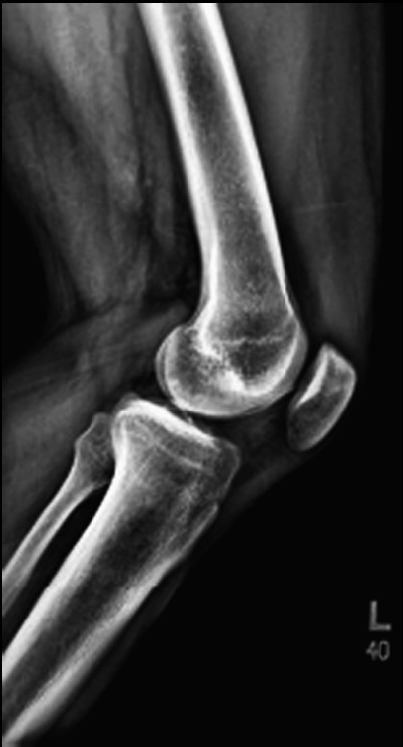
%> input picture pl8/knee.tiff, 403 x 747 px
$ octave avaliacao.m   (GNU Octave 9; MATLAB toolbox functions it lacks are replaced by stand-ins)
%> lines starting %> are read from the running program, lines starting %| are printed output that depends on the picture; in (x1, y1, x2, y2) boxes, pixels count from 0 and x2, y2 are one past the last pixel; in counts of white or black regions, pixels touching at a corner belong together; the program's own positions count from 1
clear all; close all;

I= im2double(rgb2gray(imread('knee.tiff')));
%> I: size 747x403 double; min 0, max 1, mean 0.212

BW=~imbinarize(I,graythresh(I)); % Threshold and invert original image.
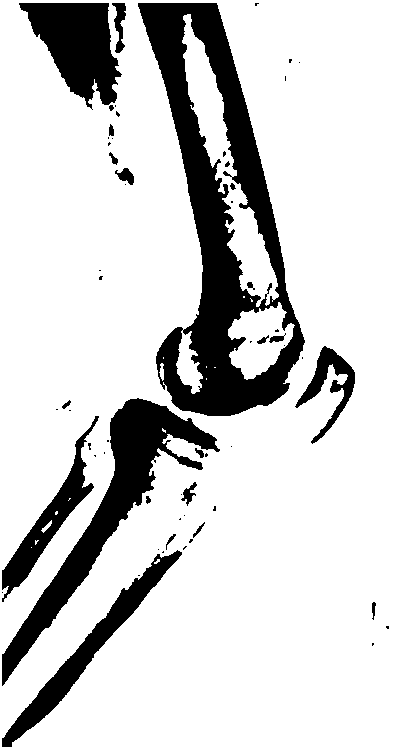
%> BW: size 747x403 logical; 82.1% white; 61 black regions (39 under 20 px), largest, box (x1, y1, x2, y2) and area: (138, 3, 305, 416) 25678, (2, 398, 220, 686) 10702, (19, 3, 122, 110) 6221
% e negado para que a regiao de interesse fique a branco - pois os comandos
% imclose e imopen são sensiveis às regiões brancas.

%% Erode+Dilate=Open
% Abertura da imagem
SE1=strel('disk',4);           % Define uma estrutura SE1 --> JULGO QUE O DISCO
%NAO SE ADEQUA ÀS ESTRUTURAS A FECHAR E/OU ABRIR
BW1=imerode(BW,SE1);           % Opening operation: erode image first,
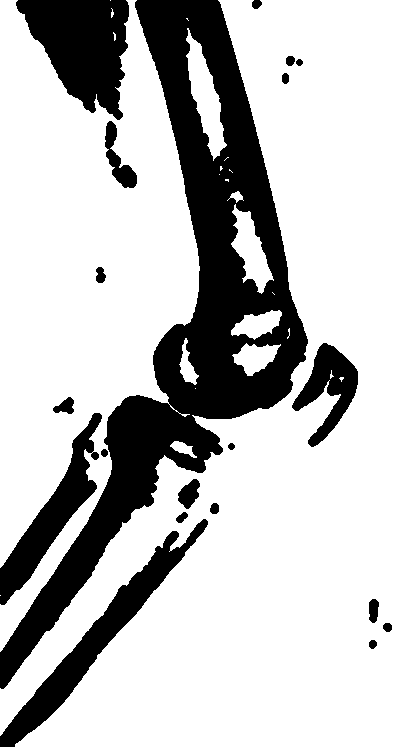
%> BW1: size 747x403 logical; 75.6% white; 20 black regions, largest, box (x1, y1, x2, y2) and area: (0, 0, 308, 689) 47775, (16, 0, 129, 120) 8438, (0, 519, 208, 747) 6880
BW2=imdilate(BW1,SE1);         % then dilate
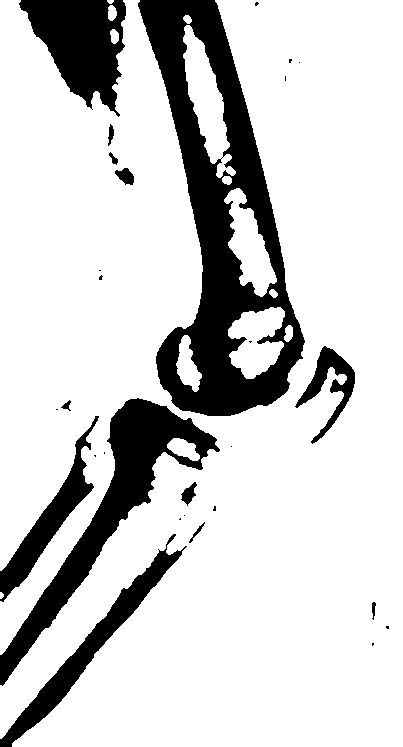
%> BW2: size 747x403 logical; 81.3% white; 29 black regions (16 under 20 px), largest, box (x1, y1, x2, y2) and area: (138, 0, 305, 416) 27142, (0, 398, 220, 686) 11141, (19, 0, 126, 117) 7175

% para realizar o mesmo procedimento podemos apenas usar o imopen
IM1=imopen(BW,SE1);

figure('Name', 'Open, Disk');
subplot(2,3,1); imshow(I);
title('Original Image','FontSize',12);

subplot(2,3,2); imshow(~BW); %yes, faz a negação da negação --> imagem nao invertida neste caso
title('Original Thresholded','FontSize',12);

subplot(2,3,3); imshow(BW); %BW corresponde a uma negação, daí dizer-se invertida
title('Original Thresholded Inverted','FontSize',12);

subplot(2,3,4); imshow(BW1);
title('Eroded Inverted Image','FontSize',12);

subplot(2,3,5);  imshow(BW2);
title('Opened Inverted Image','FontSize',12);

subplot(2,3,6); imshow(~BW2); %yes, para voltar à imagem original mas com regiões abertas
title('Opened Image Noninverted','FontSize',12);

%% Dilate+Erode=Close
% Fecho da imagem
SE2=strel('disk',4);           % Define closing structure
BW3=imdilate(BW,SE2);          % Closing operation, dilate image first
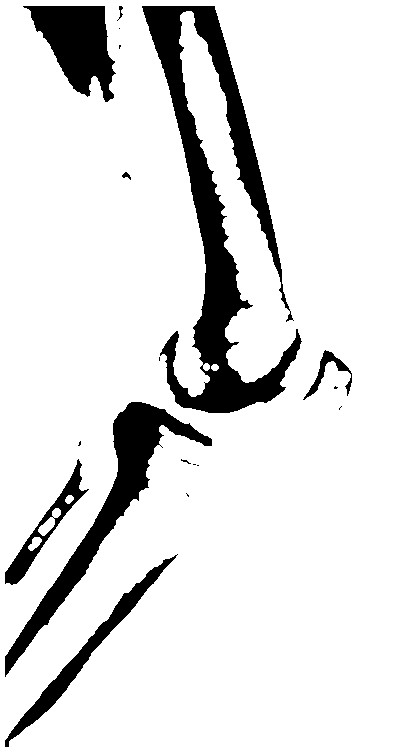
%> BW3: size 747x403 logical; 88% white; 18 black regions (10 under 20 px), largest, box (x1, y1, x2, y2) and area: (142, 6, 302, 413) 18129, (5, 402, 212, 677) 7784, (23, 6, 116, 102) 4966
BW4=imerode(BW3,SE2);          % then erode
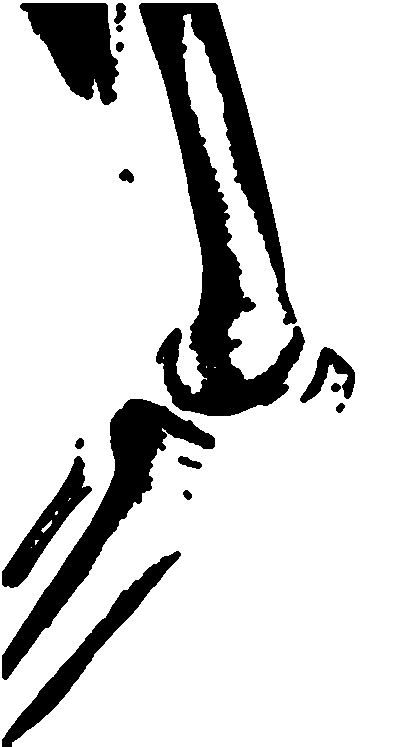
%> BW4: size 747x403 logical; 83.1% white; 15 black regions, largest, box (x1, y1, x2, y2) and area: (139, 3, 305, 416) 24773, (2, 399, 215, 680) 10274, (20, 3, 119, 105) 6114

% para realizar o mesmo procedimento podemos apenas usar o imclose
IM2=imclose(BW,SE2);

figure('Name', 'Close, Disk');
subplot(2,3,1); imshow(I);      % Use opened image
    title('Original Image','FontSize',12);
subplot(2,3,2); imshow(~BW);      % Use opened image
    title('Original Thresholded','FontSize',12);
subplot(2,3,3); imshow(BW);      % Use opened image
    title('Original Thresholded Inverted','FontSize',12);
subplot(2,3,4); imshow(BW3);
    title('Dilated Image Inverted','FontSize',12);
subplot(2,3,5);  imshow(BW4);
    title('Closed Image','FontSize',12);
subplot(2,3,6); imshow(~BW4);
   title('Closed Image Non-inverted','FontSize',12);

%% Direto, com linha
% line structer
SE=strel('line',10,45);
IM1=imopen(BW,SE);
%> IM1: size 747x403 logical; 81.2% white; 32 black regions (20 under 20 px), largest, box (x1, y1, x2, y2) and area: (0, 0, 305, 688) 38407, (19, 0, 128, 111) 7181, (0, 522, 205, 747) 4916
IM2=imclose(BW,SE);
%> IM2: size 747x403 logical; 82.9% white; 24 black regions (5 under 20 px), largest, box (x1, y1, x2, y2) and area: (140, 3, 305, 416) 24868, (2, 398, 217, 684) 10194, (21, 3, 120, 105) 6120
figure('Name','Line - Open & Closed')
subplot(1,3,1); imshow(~BW); title('Original threshold inverted');
subplot(1,3,2); imshow(~IM1); title('Opened image');
subplot(1,3,3); imshow(~IM2); title('Closed image');

%% Direto, com Rectangulo
% rectangle struture
SE=strel('rectangle',[5 6]);
IM1=imopen(BW,SE);
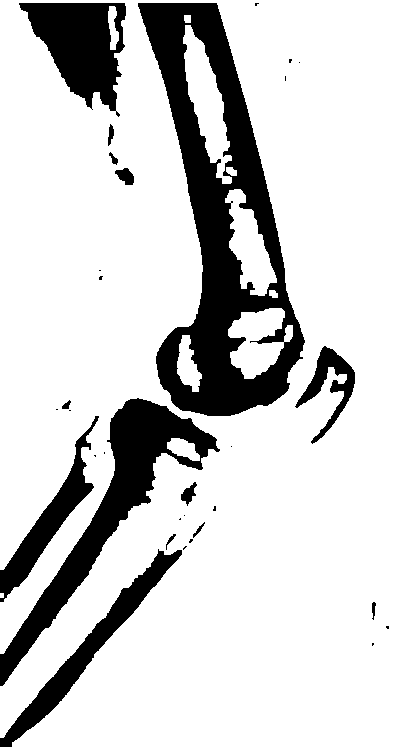
%> IM1: size 747x403 logical; 81.5% white; 32 black regions (18 under 20 px), largest, box (x1, y1, x2, y2) and area: (138, 3, 305, 416) 26874, (0, 398, 220, 686) 11117, (19, 3, 126, 117) 6777
IM2=imclose(BW,SE);
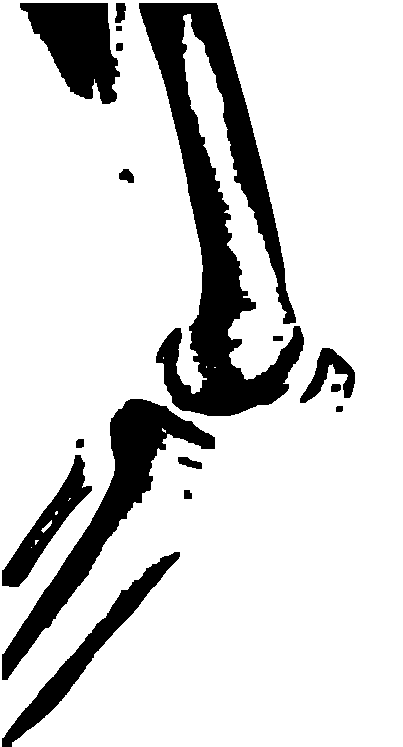
%> IM2: size 747x403 logical; 83% white; 16 black regions, largest, box (x1, y1, x2, y2) and area: (139, 3, 304, 416) 24842, (2, 399, 215, 680) 10303, (20, 3, 120, 104) 6134
figure('Name','Rectangle')
subplot(1,3,1); imshow(~BW); title('Original threshold inverted');
subplot(1,3,2); imshow(~IM1); title('Opened image');
subplot(1,3,3); imshow(~IM2); title('Closed image');

%% Direto, com esfera
% sphere structure
SE=strel('sphere',4);
IM1=imopen(BW,SE);
%> IM1: size 747x259 logical; every value is 1
%> (the run ends here)

$ run again, with pl8/mammogram.tiff copied over pl8/knee.tiff
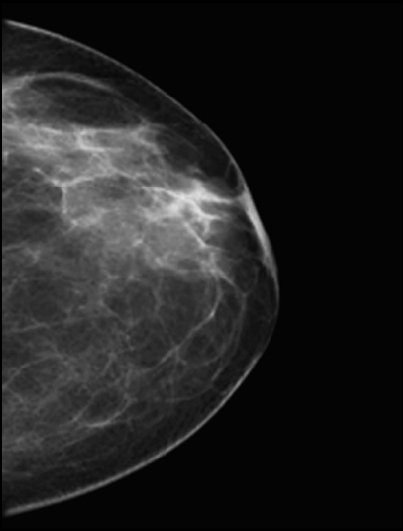
%> input picture pl8/mammogram.tiff, 403 x 531 px
%> `BW=~imbinarize(I,graythresh(I));`:
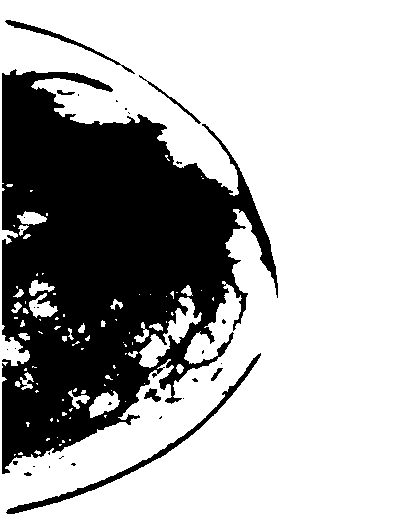
%> BW: size 531x403 logical; 69.7% white; 32 black regions (24 under 20 px), largest, box (x1, y1, x2, y2) and area: (2, 69, 278, 474) 62024, (6, 353, 261, 514) 1654, (5, 20, 135, 74) 535
%> BW1: size 531x403 logical; 62.6% white; 9 black regions, largest, box (x1, y1, x2, y2) and area: (0, 17, 281, 477) 75854, (3, 350, 264, 517) 3617, (21, 463, 38, 479) 152
%> BW2: size 531x403 logical; 68% white; 16 black regions (11 under 20 px), largest, box (x1, y1, x2, y2) and area: (0, 69, 278, 474) 66125, (6, 353, 261, 514) 1667, (5, 20, 135, 74) 536, (211, 366, 223, 381) 64, (24, 472, 32, 476) 22
%> BW3: size 531x403 logical; 77.4% white; 21 black regions (17 under 20 px), largest, box (x1, y1, x2, y2) and area: (5, 74, 273, 463) 48161, (163, 373, 178, 384) 41, (61, 75, 87, 81) 35, (75, 333, 83, 340) 21
%> BW4: size 531x403 logical; 72.5% white; 11 black regions, largest, box (x1, y1, x2, y2) and area: (2, 71, 276, 466) 57930, (58, 72, 104, 89) 343, (160, 370, 181, 387) 189
%> `IM2=imclose(BW,SE);`:
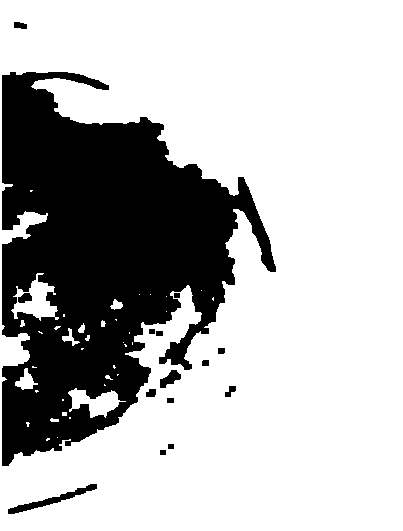
%> IM2: size 531x403 logical; 72% white; 15 black regions, largest, box (x1, y1, x2, y2) and area: (2, 72, 276, 466) 58477, (8, 484, 97, 514) 549, (160, 370, 181, 388) 205
